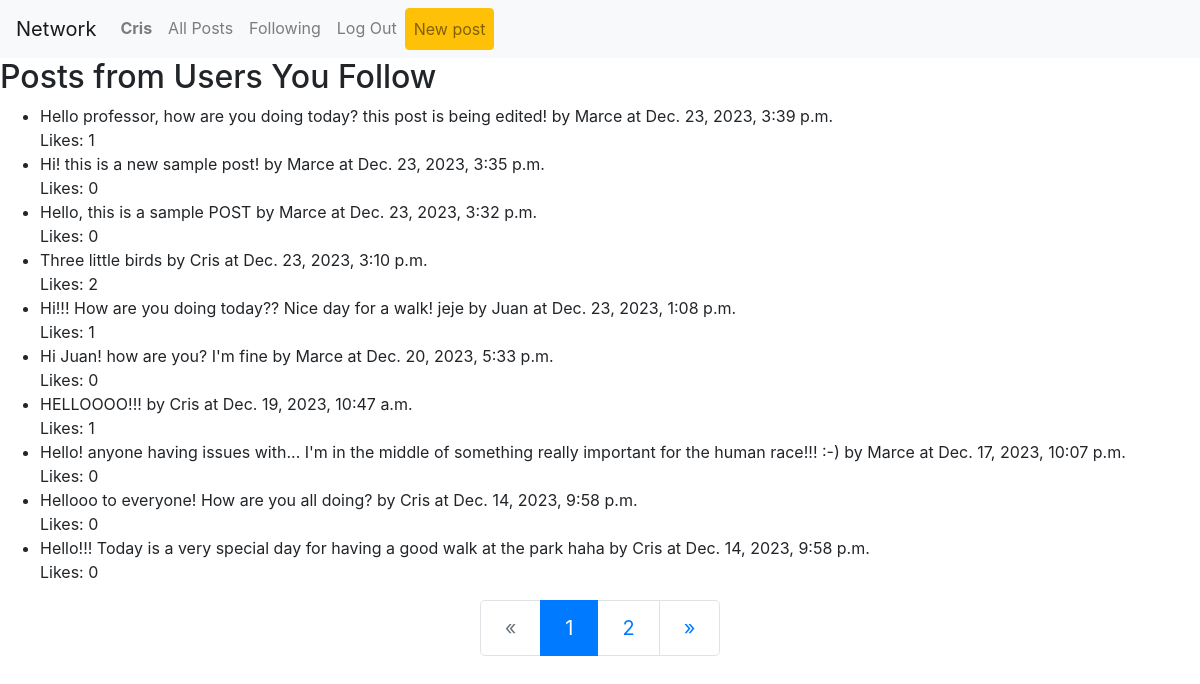
Page /following/ (signed in) on the earlier database version.
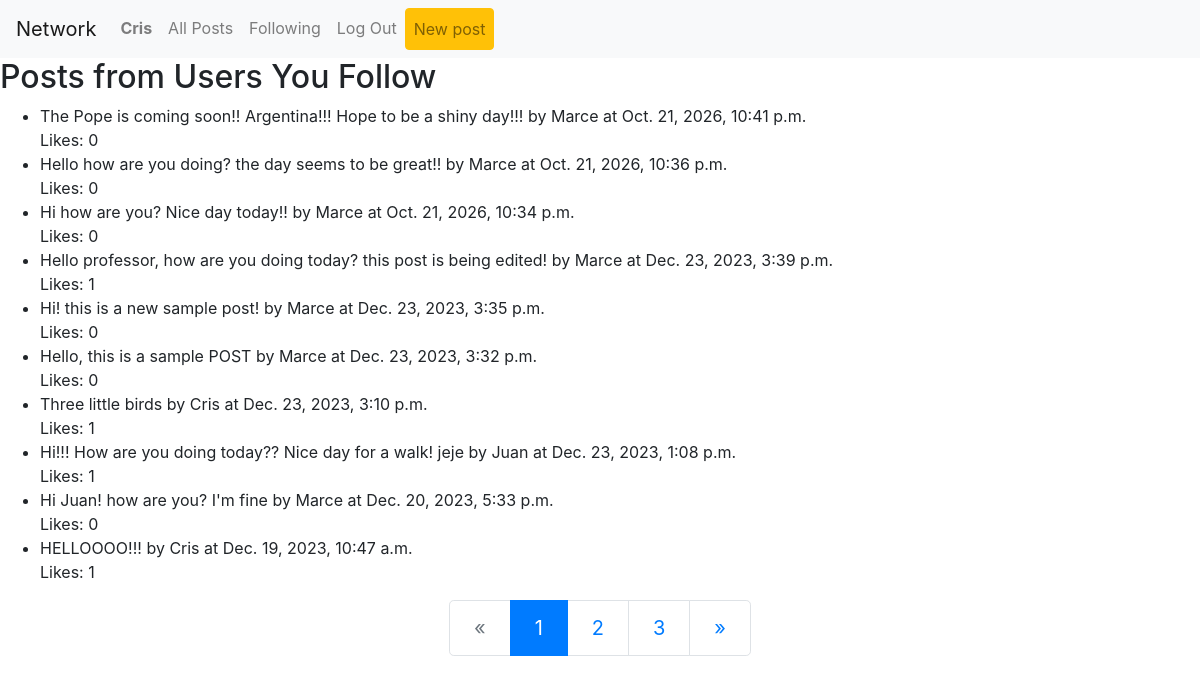
Same page on the later database version.
### network/models.py (models this page shows, shortened)
class Post(models.Model):
    post = models.CharField(max_length=280, null=True, blank=True)
    created_by = models.ForeignKey(User, on_delete=models.CASCADE)
    created_date = models.DateTimeField(auto_now_add=True)
    likes = models.ManyToManyField(User, blank=True, related_name="liked_user", verbose_name="Likes")

class User(AbstractUser):
    pass
    def __str__(self):
        return f"{self.username}"

### network/views.py (the view)
# urls.py: path('following/', views.following_posts, name="following"),
@login_required
def following_posts(request):
    user_profile = UserProfile.objects.get(user=request.user)
    following_users = user_profile.following_users.all()
    posts = Post.objects.filter(created_by__in=following_users).order_by("-created_date")
    paginator = Paginator(posts, 10)
    if request.GET.get("page") != None:
        try:
            posts = paginator.page(request.GET.get("page"))
        except:
            posts = paginator.page(1)
    else:
        posts = paginator.page(1)
    return render(request, 'network/following.html', {'posts': posts})

### network/templates/network/following.html (shortened to what this page needs)
{% extends "network/layout.html" %}
{% block body %}
<h2>Posts from Users You Follow</h2>
{% if posts %}
  <ul>
    {% for post in posts %}
      <li>
        {{ post.post }} by {{ post.created_by }} at {{ post.created_date }}
        <br>
        Likes: {{ post.likes.count }}
      </li>
    {% endfor %}
  </ul>
{% else %}
  <p>No posts available.</p>
{% endif %}
<div class="d-flex justify-content-center my-3">
  <nav aria-label="Page navigation">
      <ul class="pagination pagination-lg">
          {% if posts.has_previous %}
          <li class="page-item">
              <a class="page-link" href="?page={{ posts.previous_page_number }}" aria-label="Previous">
                  <span aria-hidden="true">&laquo;</span>
                  <span class="sr-only">Previous</span>
              </a>
          </li>
          {% else %}
          <li class="page-item disabled">
              <a class="page-link" href="#" aria-label="Previous">
                  <span aria-hidden="true">&laquo;</span>
              </a>
          </li>
          {% endif %}
          {% for i in posts.paginator.page_range %}
          <li class="page-item {% if i == posts.number %}active{% endif %}">
              <a class="page-link" href="?page={{ i }}">{{ i }}</a>
          </li>
          {% endfor %}
          {% if posts.has_next %}
          <li class="page-item">
              <a class="page-link" href="?page={{ posts.next_page_number }}" aria-label="Next">
                  <span aria-hidden="true">&raquo;</span>
              </a>
          </li>
          {% endif %}
      </ul>
  </nav>
</div>
{% endblock %}

Differences in the rows shown:
no longer on this page (row unchanged): Post: post "Hello! anyone having issues with... I'm in the middle of something really important for the human race!!! :-)", created_by "Marce", created_date "Dec. 17, 2023, 10:07 p.m.", likes.count "0"
no longer on this page (row unchanged): Post: post "Hellooo to everyone! How are you all doing?", created_by "Cris", created_date "Dec. 14, 2023, 9:58 p.m.", likes.count "0"
no longer on this page (row unchanged): Post: post "Hello!!! Today is a very special day for having a good walk at the park haha", created_by "Cris", created_date "Dec. 14, 2023, 9:58 p.m.", likes.count "0"
added Post: post "The Pope is coming soon!! Argentina!!! Hope to be a shiny day!!!", created_by "Marce", created_date "Oct. 21, 2026, 10:41 p.m.", likes.count "0"
added Post: post "Hello how are you doing? the day seems to be great!!", created_by "Marce", created_date "Oct. 21, 2026, 10:36 p.m.", likes.count "0"
added Post: post "Hi how are you? Nice day today!!", created_by "Marce", created_date "Oct. 21, 2026, 10:34 p.m.", likes.count "0"
computed for Post "Three little birds": likes.count "2" → "1"
Other differences:
new list line: "3"
